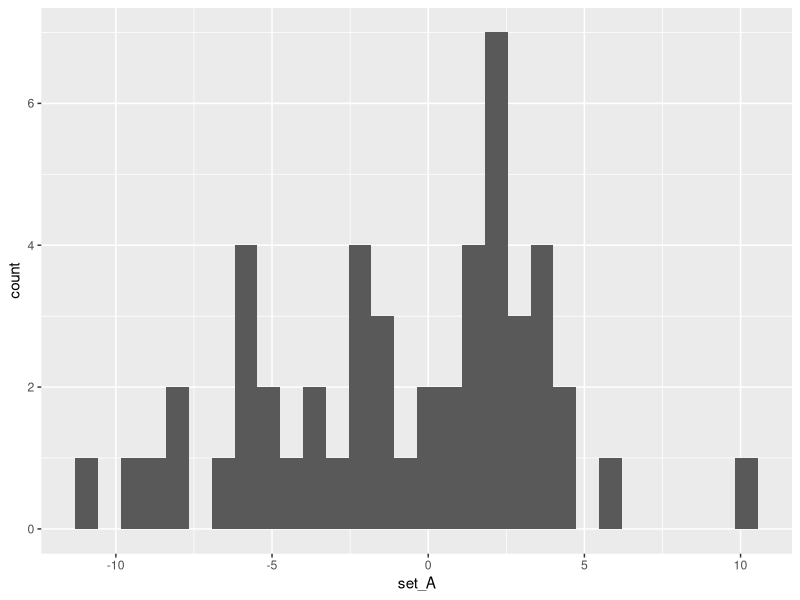
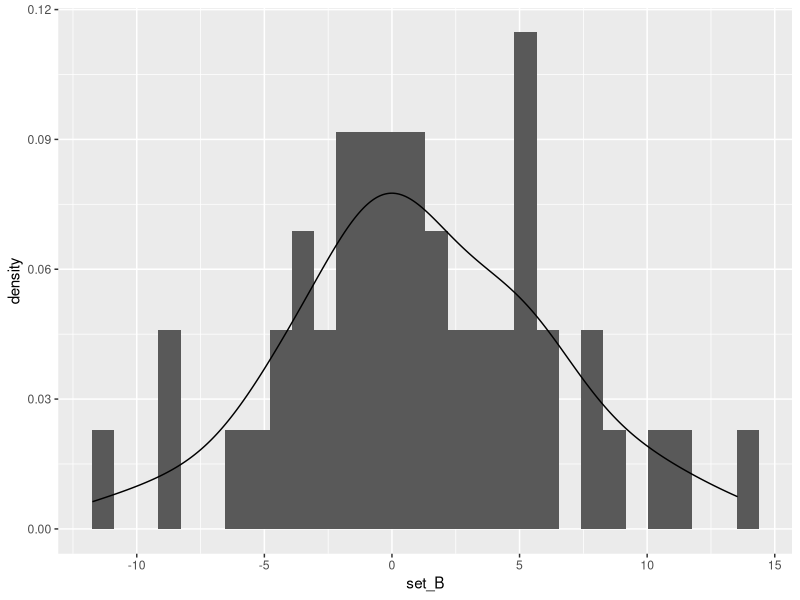
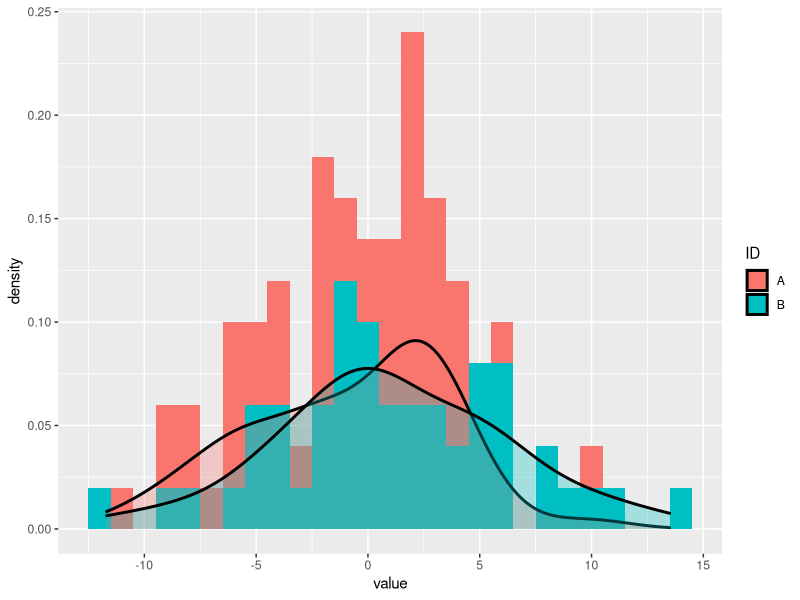
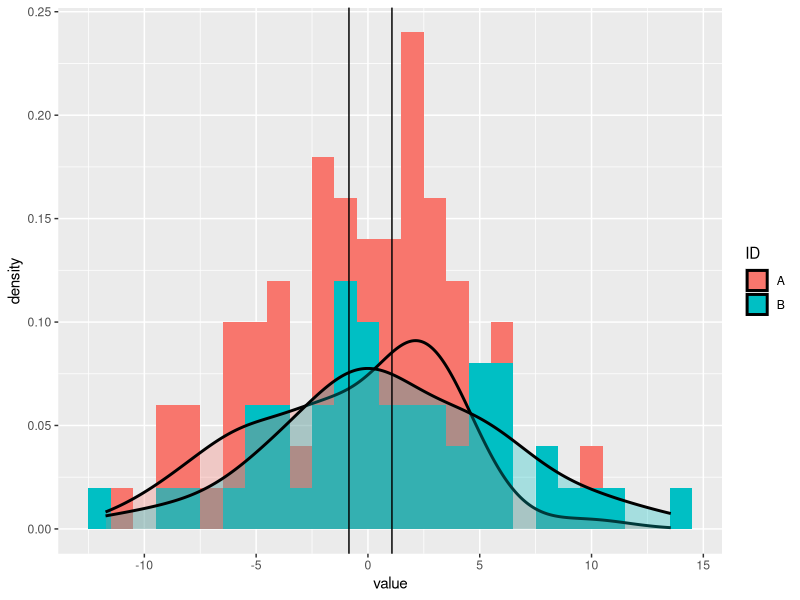
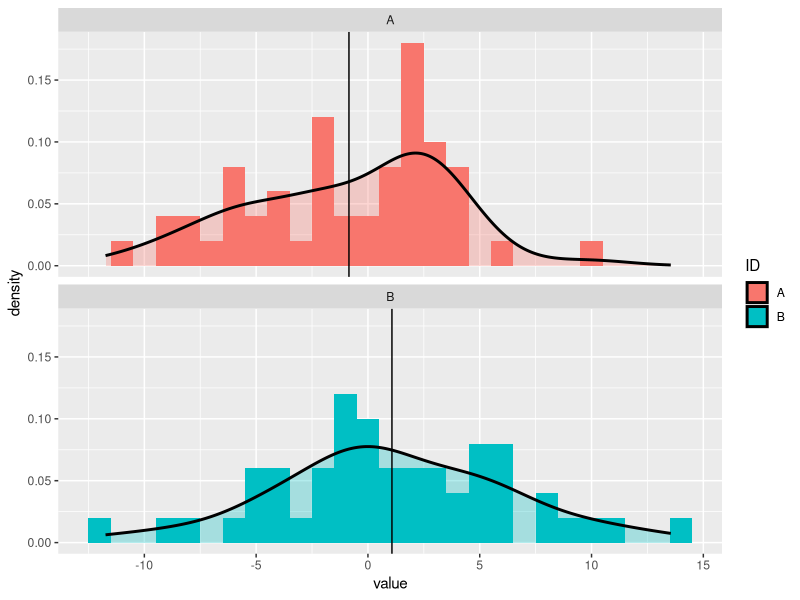
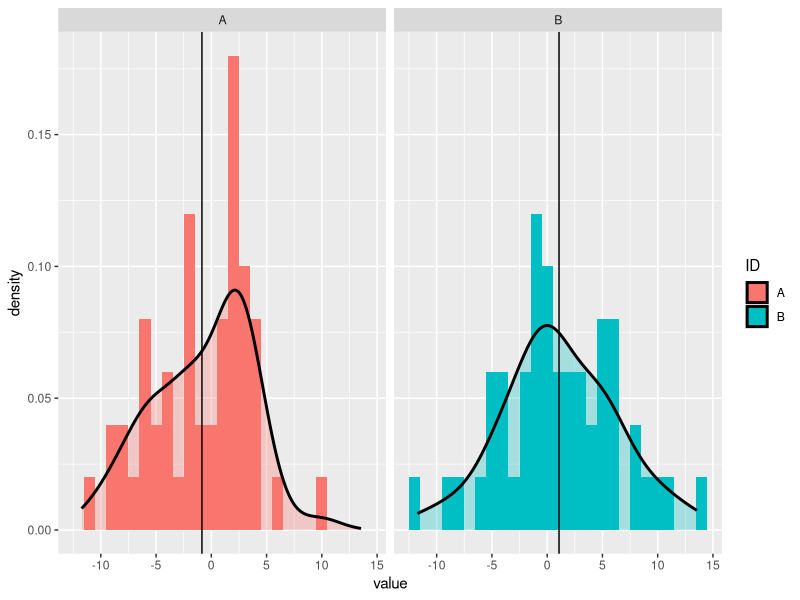
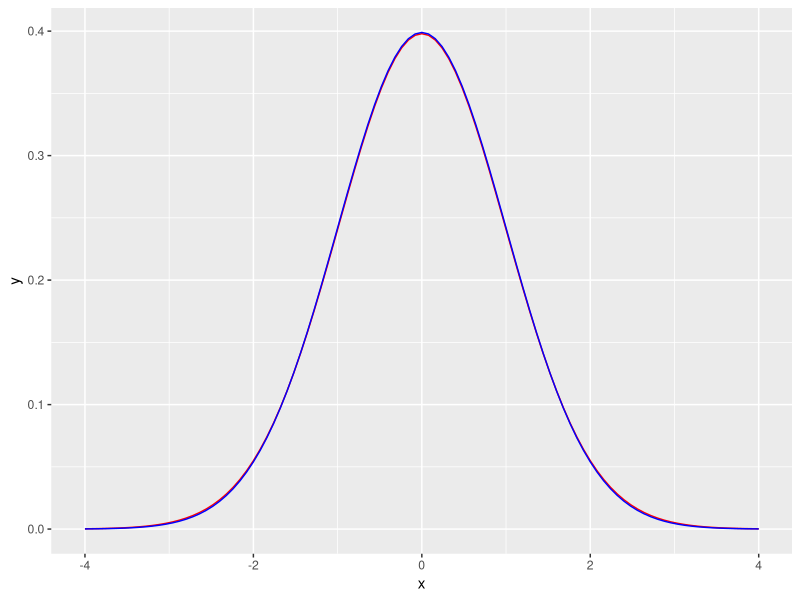
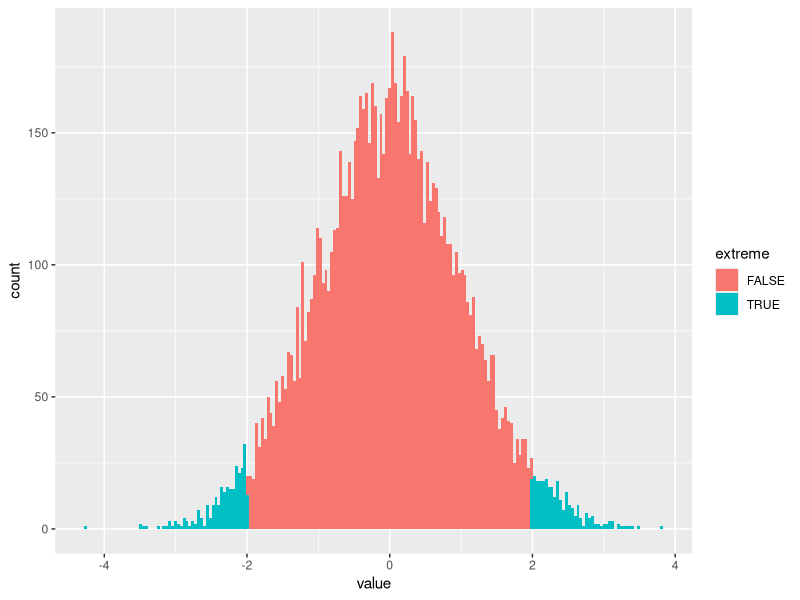

Reproduce these figures in R, in order.
## ---- chunk 1
knitr::opts_chunk$set(echo = TRUE)

## ---- chunk 2
library(tidyverse)
group_data <- read_csv("GroupData12Aug.csv")

head(group_data)
## ---- chunk 3
ggplot(data = group_data,aes(x = set_A))+geom_histogram()

## ---- chunk 4
ggplot(data = group_data,aes(x = set_B))+geom_histogram(aes(y = ..density..))+geom_density()

## ---- chunk 5
new_group_data <- pivot_longer(group_data, cols = everything(),
   names_to = "ID",names_pattern = "set_(\\w)",values_to = "value")

head(new_group_data)
## ---- chunk 6
ggplot(data = new_group_data,aes(x = value,fill = ID))+
   geom_histogram(aes(y = ..density..),binwidth = 1)+
   geom_density(alpha = 0.3, size= 1)
## ---- chunk 7
means_group_data <- new_group_data %>% group_by(ID) %>%  mutate(mean = mean(value))
head(means_group_data)
## ---- chunk 8
ggplot(data = means_group_data,aes(x = value,fill = ID))+
   geom_histogram(aes(y = ..density..),binwidth = 1)+
   geom_density(alpha = 0.3, size= 1)+
   geom_vline(aes(xintercept = mean, group = ID), colour = 'black')
## ---- chunk 9
ggplot(data = means_group_data,aes(x = value,fill = ID))+
   geom_histogram(aes(y = ..density..),binwidth = 1)+
   geom_density(alpha = 0.3, size= 1)+
   geom_vline(aes(xintercept = mean, group = ID), colour = 'black')+
   facet_wrap(~ID,ncol=1)
## ---- chunk 10
ggplot(data = means_group_data,aes(x = value,fill = ID))+
   geom_histogram(aes(y = ..density..),binwidth = 1)+
   geom_density(alpha = 0.3, size= 1)+
   geom_vline(aes(xintercept = mean, group = ID), colour = 'black')+
   facet_wrap(~ID,nrow=1)

## ---- chunk 11
t.test(x = group_data$set_A, y = group_data$set_B, var.equal = TRUE)
## ---- chunk 12
t_test_results <- t.test(x = group_data$set_A, y = group_data$set_B, var.equal = FALSE)
str(t_test_results)
## ---- chunk 13
t_test_statistic <-  t_test_results$statistic
t_test_statistic
## ---- chunk 14
ggplot(tibble(x = c(-4, 4)), aes(x = x)) + stat_function(fun = dt, args = list(df = 98),colour="red") + stat_function(fun = dnorm, args = list(0,1),colour="blue")
## ---- chunk 15
sentence <- c("you","have","become","powerful")
sentence
sentence[c(3,4,1,2)]
## ---- chunk 16
permuted_sentence <- sentence[sample(4,replace=F)]
permuted_sentence
## ---- chunk 17
permutation <- sample(100,replace = F)
permuted_group_data <- new_group_data
permuted_group_data$ID <- permuted_group_data$ID[permutation]
head(permuted_group_data)
diff(by(permuted_group_data$value, permuted_group_data$ID, mean))
## ---- chunk 18
permuted_t_test_results <- t.test(permuted_group_data$value[which(permuted_group_data$ID=="A")],permuted_group_data$value[which(permuted_group_data$ID=="B")],var.equal=T)
str(permuted_t_test_results)
permuted_t_test_statistic <- permuted_t_test_results$statistic
## ---- chunk 19
new_group_data %>% mutate(ID = ID[sample(row_number())]) %>% head(5)

## ---- chunk 20
permuted_group_data <- new_group_data %>% mutate(ID = ID[sample(row_number())])
head(permuted_group_data)
## ---- chunk 21
permuted_t_test_statistic
## ---- chunk 22
# define number of cycles
n_reps <- 10000
# generate blank vectors to save t value in cycles
samp_dist <- rep(0,n_reps)
# Loop to generate t-values
for (i in 1:n_reps)
{
    # Assign different ids randomly
    permuted_group_data <- new_group_data %>% mutate(ID = ID[sample(row_number())])
    # t-test performed for this loop
    permuted_t_test_results <- t.test(permuted_group_data$value[which(permuted_group_data$ID=="A")],permuted_group_data$value[which(permuted_group_data$ID=="B")],var.equal=T)
# add t-value to vector
    samp_dist[i] <- permuted_t_test_results$statistic
}
## ---- chunk 23
set_A <- group_data$set_A
set_B <- group_data$set_B
mean_A <- mean(group_data$set_A)
mean_B <- mean(group_data$set_B)
pooled_sd <- sd(c(set_A-mean_A,set_B-mean_B))
t_stat <- ((mean_A - mean_B)/pooled_sd) / (sqrt(1/50 + 1/50) * sqrt((50+50-1)/(50-1+50-1)))
## ---- chunk 24
# Set the absolute value of t-statistic greater than that of t-test as the extreme value
plot_tibble <- tibble(value = samp_dist,extreme = (abs(samp_dist) > abs(t_test_statistic)))
# plot the hisogram with difference colors between normal and extreme values
ggplot(plot_tibble,aes(x=value,fill=extreme))+geom_histogram(bins=200)
## ---- chunk 25
permutation_pvalue <- sum(plot_tibble$extreme)/length(plot_tibble$extreme)
permutation_pvalue
## ---- chunk 26
tibble(permutation_pvalue,t_test_results$p.value)
## ---- chunk 27
ggplot(plot_tibble, aes(x = value)) + geom_histogram(aes(y = ..density..),bins=50) + stat_function(fun = dt, args = list(df = 98),colour="red")

